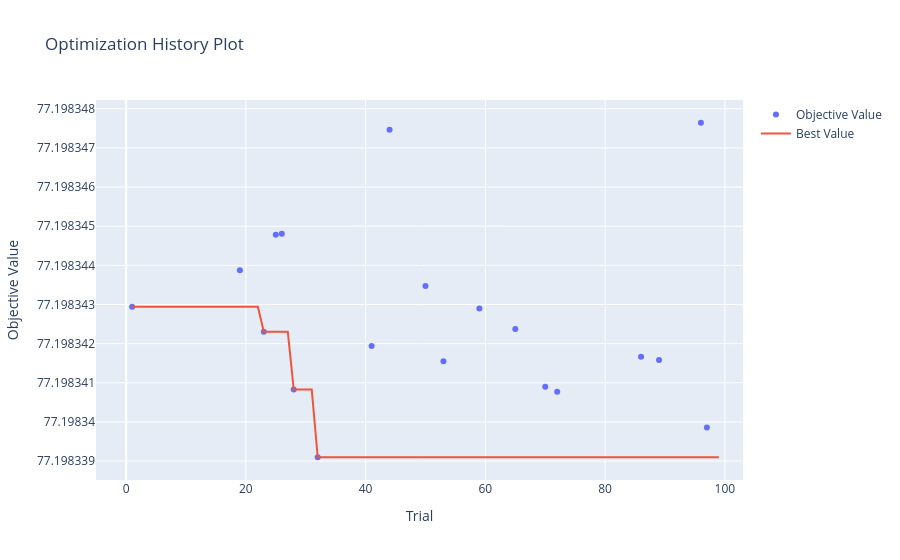
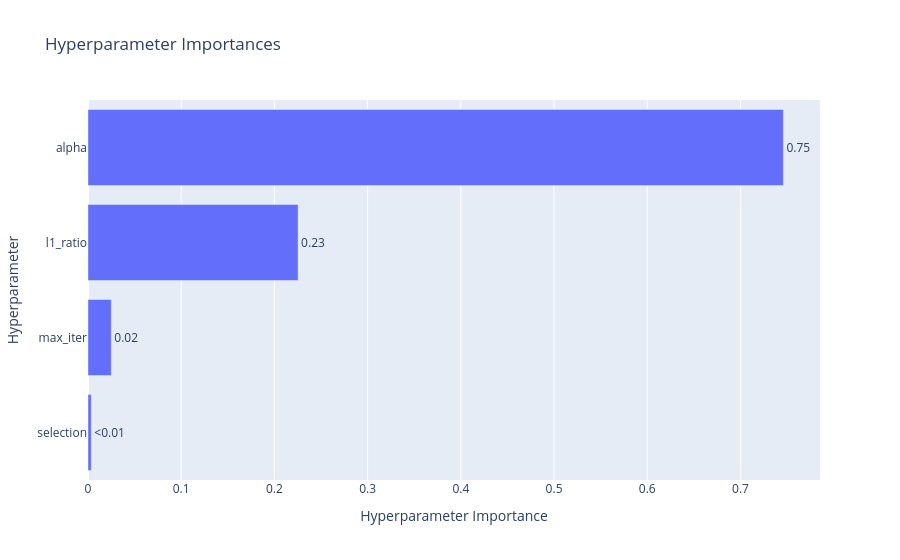

These figures' notebook cell, in order:
### Code cell
study = results[0]["study"]

vis.plot_optimization_history(study).show()
vis.plot_param_importances(study).show()

### Figure 1 — Plotly figure (JSON) as saved in the notebook; plotly's stock layout.template omitted (floating-point values rounded to 4 significant figures)
{"data": [{"mode": "markers", "name": "Objective Value", "x": [1, 19, 23, 25, 26, 28, 32, 41, 44, 50, 53, 59, 65, 70, 72, 86, 89, 96, 97], "y": [77.2, 77.2, 77.2, 77.2, 77.2, 77.2, 77.2, 77.2, 77.2, 77.2, 77.2, 77.2, 77.2, 77.2, 77.2, 77.2, 77.2, 77.2, 77.2], "type": "scatter"}, {"mode": "lines", "name": "Best Value", "x": [0, 1, 2, 3, 4, 5, 6, 7, 8, 9, 10, 11, 12, 13, 14, 15, 16, 17, 18, 19, 20, 21, 22, 23, 24, 25, 26, 27, 28, 29, 30, 31, 32, 33, 34, 35, 36, 37, 38, 39, 40, 41, 42, 43, 44, 45, 46, 47, 48, 49, 50, 51, 52, 53, 54, 55, 56, 57, 58, 59, 60, 61, 62, 63, 64, 65, 66, 67, 68, 69, 70, 71, 72, 73, 74, 75, 76, 77, 78, 79, 80, 81, 82, 83, 84, 85, 86, 87, 88, 89, 90, 91, 92, 93, 94, 95, 96, 97, 98, 99], "y": [null, 77.2, 77.2, 77.2, 77.2, 77.2, 77.2, 77.2, 77.2, 77.2, 77.2, 77.2, 77.2, 77.2, 77.2, 77.2, 77.2, 77.2, 77.2, 77.2, 77.2, 77.2, 77.2, 77.2, 77.2, 77.2, 77.2, 77.2, 77.2, 77.2, 77.2, 77.2, 77.2, 77.2, 77.2, 77.2, 77.2, 77.2, 77.2, 77.2, 77.2, 77.2, 77.2, 77.2, 77.2, 77.2, 77.2, 77.2, 77.2, 77.2, 77.2, 77.2, 77.2, 77.2, 77.2, 77.2, 77.2, 77.2, 77.2, 77.2, 77.2, 77.2, 77.2, 77.2, 77.2, 77.2, 77.2, 77.2, 77.2, 77.2, 77.2, 77.2, 77.2, 77.2, 77.2, 77.2, 77.2, 77.2, 77.2, 77.2, 77.2, 77.2, 77.2, 77.2, 77.2, 77.2, 77.2, 77.2, 77.2, 77.2, 77.2, 77.2, 77.2, 77.2, 77.2, 77.2, 77.2, 77.2, 77.2, 77.2], "type": "scatter"}, {"marker": {"color": "#cccccc"}, "mode": "markers", "name": "Infeasible Trial", "showlegend": false, "x": [], "y": [], "type": "scatter"}], "layout": {"title": {"text": "Optimization History Plot"}, "xaxis": {"title": {"text": "Trial"}}, "yaxis": {"title": {"text": "Objective Value"}}}}

### Figure 2 — Plotly figure (JSON) as saved in the notebook; plotly's stock layout.template omitted (floating-point values rounded to 4 significant figures)
{"data": [{"cliponaxis": false, "hovertemplate": ["selection (CategoricalDistribution): 0.0035439389257013506<extra></extra>", "max_iter (IntDistribution): 0.024974082369579556<extra></extra>", "l1_ratio (FloatDistribution): 0.22542181787153054<extra></extra>", "alpha (FloatDistribution): 0.7460601608331885<extra></extra>"], "name": "Objective Value", "orientation": "h", "text": ["<0.01", "0.02", "0.23", "0.75"], "textposition": "outside", "x": [0.003544, 0.02497, 0.2254, 0.7461], "y": ["selection", "max_iter", "l1_ratio", "alpha"], "type": "bar"}], "layout": {"title": {"text": "Hyperparameter Importances"}, "xaxis": {"title": {"text": "Hyperparameter Importance"}}, "yaxis": {"title": {"text": "Hyperparameter"}}}}
